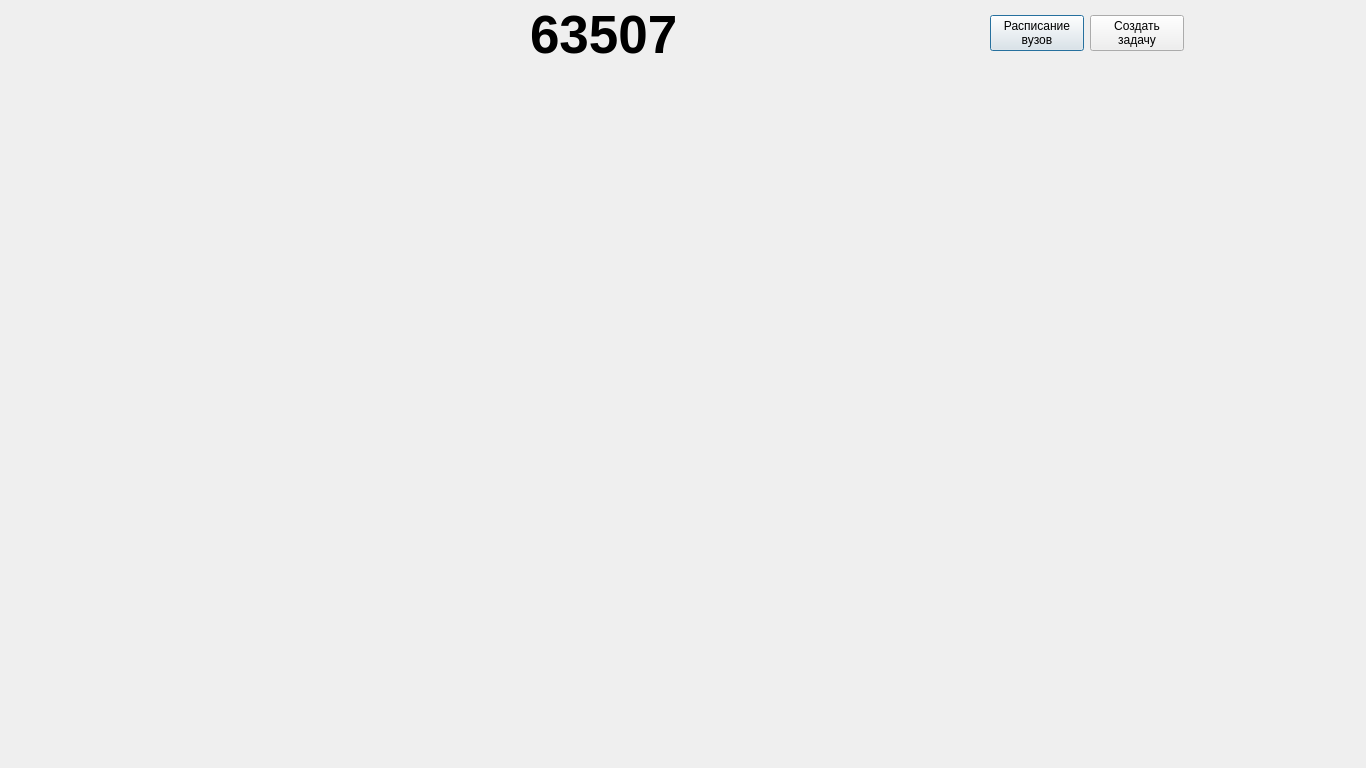
<?xml version="1.0" encoding="UTF-8"?>
<ui version="4.0">
 <class>G63507</class>
 <widget class="QDialog" name="G63507">
  <property name="geometry">
   <rect>
    <x>0</x>
    <y>0</y>
    <width>1366</width>
    <height>768</height>
   </rect>
  </property>
  <property name="windowTitle">
   <string>g63507</string>
  </property>
  <widget class="QLabel" name="label">
   <property name="geometry">
    <rect>
     <x>-50</x>
     <y>0</y>
     <width>1366</width>
     <height>768</height>
    </rect>
   </property>
   <property name="text">
    <string/>
   </property>
  </widget>
  <widget class="QLabel" name="label_2">
   <property name="geometry">
    <rect>
     <x>530</x>
     <y>0</y>
     <width>161</width>
     <height>71</height>
    </rect>
   </property>
   <property name="font">
    <font>
     <pointsize>40</pointsize>
     <weight>75</weight>
     <bold>true</bold>
    </font>
   </property>
   <property name="text">
    <string>&lt;html&gt;&lt;head/&gt;&lt;body&gt;&lt;p&gt;&lt;span style=&quot; color:#000000;&quot;&gt;63507&lt;/span&gt;&lt;/p&gt;&lt;/body&gt;&lt;/html&gt;</string>
   </property>
  </widget>
  <widget class="QWidget" name="layoutWidget">
   <property name="geometry">
    <rect>
     <x>990</x>
     <y>10</y>
     <width>194</width>
     <height>46</height>
    </rect>
   </property>
   <layout class="QHBoxLayout" name="horizontalLayout">
    <item>
     <widget class="QPushButton" name="pushButton_2">
      <property name="text">
       <string>Расписание
вузов</string>
      </property>
     </widget>
    </item>
    <item>
     <widget class="QPushButton" name="pushButton">
      <property name="text">
       <string>Создать
задачу</string>
      </property>
     </widget>
    </item>
   </layout>
  </widget>
 </widget>
 <resources/>
 <connections/>
</ui>
